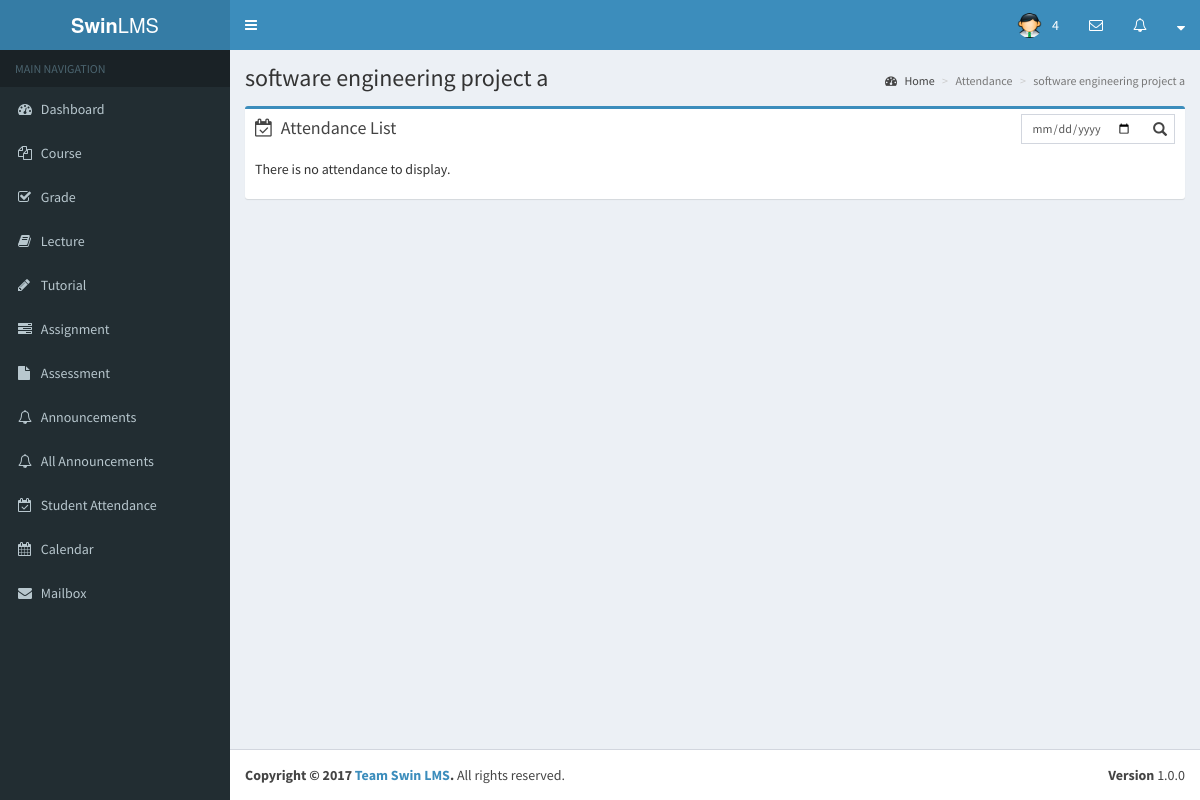
Before: /lecturer/attendance_view.php?id=1&name=software engineering project a with the older database file.
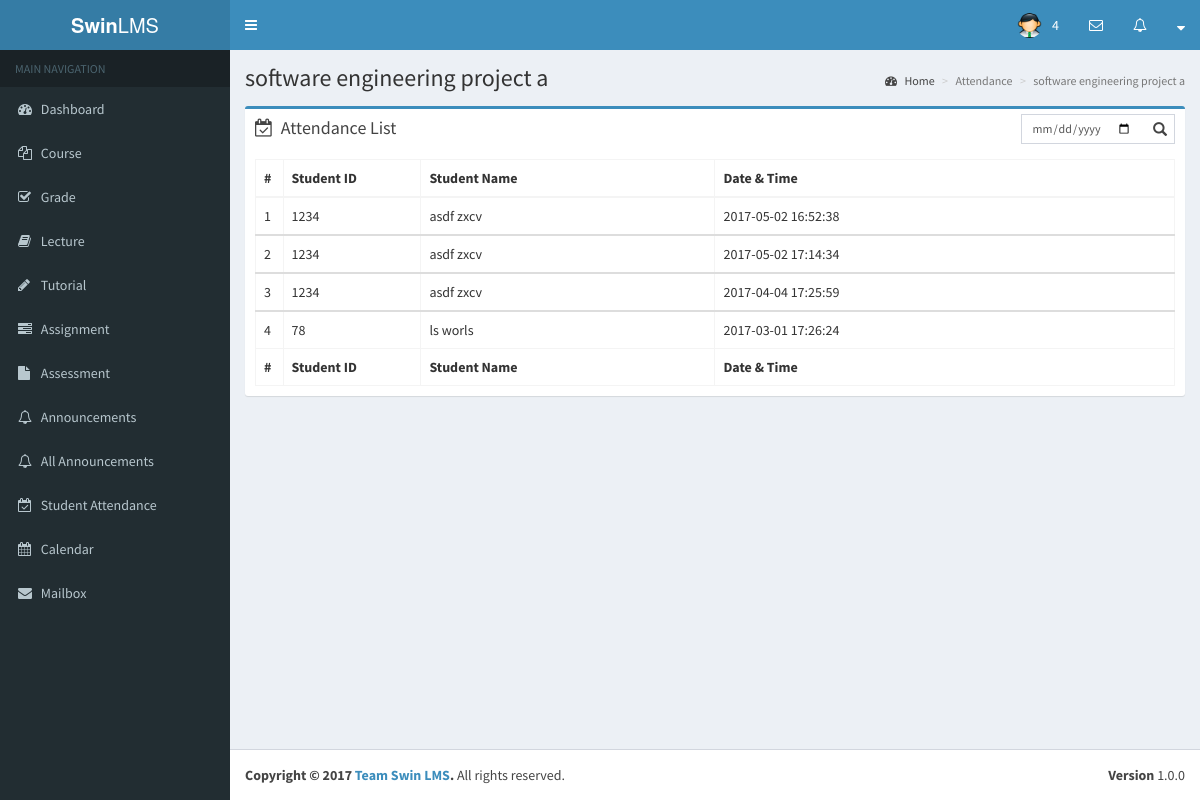
After: the same page with the newer database file.
### tables this page shows
CREATE TABLE `attendance` (
  `id` int(11) NOT NULL,
  `unit_id` int(11) NOT NULL,
  `user_id` int(11) NOT NULL,
  `attend` datetime NOT NULL
);

CREATE TABLE `users` (
  `id` int(11) NOT NULL,
  `login_id` varchar(25) NOT NULL,
  `password` varchar(50) NOT NULL,
  `created` datetime NOT NULL,
  `type` varchar(10) NOT NULL,
  `email` varchar(50) NOT NULL,
  `first_name` varchar(45) NOT NULL,
  `last_name` varchar(45) NOT NULL,
  `address` varchar(100) NOT NULL,
  `city` varchar(20) DEFAULT NULL,
  `country` varchar(20) DEFAULT NULL,
  `postcode` int(10) DEFAULT NULL,
  `phone` int(15) DEFAULT NULL,
  `contact` int(11) NOT NULL,
  `course_id` int(11) DEFAULT NULL,
  `department` varchar(50) DEFAULT NULL,
  `dob` date DEFAULT NULL,
  `photo` varchar(100) DEFAULT NULL,
  `egname` varchar(50) DEFAULT NULL,
  `egemail` varchar(50) DEFAULT NULL,
  `egcontact` varchar(15) DEFAULT NULL,
  `relationship` varchar(15) DEFAULT NULL
);

### lecturer/attendance_view.php (the view, shortened to what this page needs)
<?php
require_once '../app/init.php';
$counter = 0;
$courselistQuery = $db->prepare("
    SELECT a.user_id, a.attend, u.login_id, u.first_name, u.last_name
    FROM attendance a
    JOIN users u
    ON a.user_id = u.id
    WHERE unit_id=:unit_id
");
$courselistQuery->execute([
    'unit_id' => $_SESSION['unit_id']
]);
$courselist = $courselistQuery->rowCount() ? $courselistQuery : [];
?>
<!DOCTYPE html>
<html>
    <?php include_once('first.php') ?>
    <body class="hold-transition skin-blue sidebar-mini">
    <?php include_once('header.php')?>
    <?php include_once('sidebar.php') ?>
        <div class="content-wrapper">
            <section class="content-header contentheader">
                  <h1 class="header">
                      <?php echo $_GET['name']; ?>
                  </h1>
                  <ol class="breadcrumb">
                    <li><a href="dashboard.php"><i class="fa fa-dashboard"></i> Home</a></li>
                    <li class="active">Attendance</li>
                    <li class="active"><?php echo $_GET['name']; ?></li>
                  </ol>
            </section>
            <section class="content">
                <div class="row">
                    <section class="col-lg-12">
                        <div class="box box-primary">
                            <div class="box-header">
                              <i class="fa fa-calendar-check-o"></i>
                                <h3 class="box-title">Attendance List</h3>
                                <div class="box-tools pull-right">
                                    <div class="has-feedback">
                                        <input type="date" class="form-control input-sm" id="myInput3" onkeyup="myFunction3()" placeholder="Filter List">
                                    </div>
                                </div>
                            </div>
                            <div class="box-body">
                                <?php if(!empty($courselist)): ?>
                                    <table id="attendance_in_course" class="table table-bordered table-hover courselist">
                                        <thead>
                                            <tr>
                                                <th width="3%">#</th>
                                                <th width="15%">Student ID</th>
                                                <th width="32%">Student Name</th>
                                                <th width="50%">Date & Time</th>
                                            </tr>
                                        </thead>
                                        <?php foreach($courselist as $course):
                                            $counter++;
                                        ?>
                                        <tbody class="$course">
                                            <tr>
                                                <td><?php echo $counter ?></td>
                                                <td><?php echo $course['login_id']; ?></td>
                                                <td><?php echo $course['first_name']. ' ' . $course['last_name']; ?></td>
                                                <td><?php echo $course['attend']; ?></td>
                                            </tr>
                                        </tbody>
                                        <?php endforeach; ?>
                                        <tfoot>
                                            <tr>
                                                <th>#</th>
                                                <th>Student ID</th>
                                                <th>Student Name</th>
                                                <th>Date & Time</th>
                                            </tr>
                                        </tfoot>
                                    </table>
                                    <?php else: ?>
                                        <p>There is no attendance to display.</p>
                                    <?php endif; ?>
                            </div>
                        </div>
                    </section>
                </div>
            </section>
        </div>
    <?php include_once('footer.php') ?>
    </body>
</html>

Changed rows visible on the page:
added attendance: counter "1", user.login_id "1234", user.first_name "asdf", user.last_name "zxcv", attend "2017-05-02 16:52:38"
added attendance: counter "2", user.login_id "1234", user.first_name "asdf", user.last_name "zxcv", attend "2017-05-02 17:14:34"
added attendance: counter "3", user.login_id "1234", user.first_name "asdf", user.last_name "zxcv", attend "2017-04-04 17:25:59"
added attendance: counter "4", user.login_id "78", user.first_name "ls", user.last_name "worls", attend "2017-03-01 17:26:24"
Other visible differences:
text no longer shown: "There is no attendance to display."
text now shown: "# Student ID Student Name Date & Time # Student ID Student Name Date & Time"
